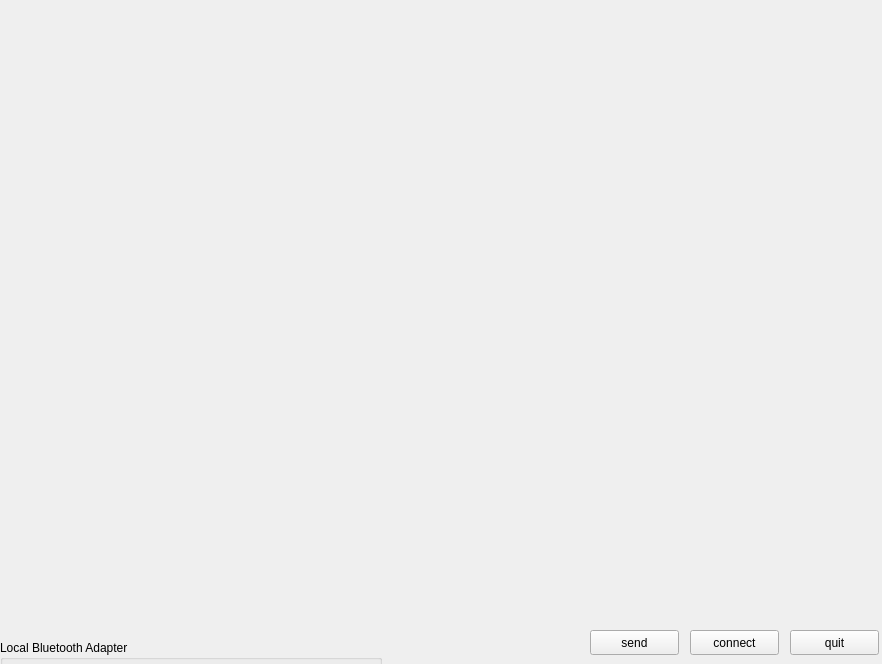
<?xml version="1.0" encoding="UTF-8"?>
<ui version="4.0">
 <class>MainWindow</class>
 <widget class="QMainWindow" name="MainWindow">
  <property name="geometry">
   <rect>
    <x>0</x>
    <y>0</y>
    <width>882</width>
    <height>664</height>
   </rect>
  </property>
  <property name="windowTitle">
   <string>MainWindow</string>
  </property>
  <widget class="QWidget" name="centralwidget">
   <widget class="QPushButton" name="quitButton">
    <property name="geometry">
     <rect>
      <x>790</x>
      <y>630</y>
      <width>89</width>
      <height>25</height>
     </rect>
    </property>
    <property name="text">
     <string>quit</string>
    </property>
   </widget>
   <widget class="QPushButton" name="connectButton">
    <property name="geometry">
     <rect>
      <x>690</x>
      <y>630</y>
      <width>89</width>
      <height>25</height>
     </rect>
    </property>
    <property name="text">
     <string>connect</string>
    </property>
   </widget>
   <widget class="QPushButton" name="sendButton">
    <property name="geometry">
     <rect>
      <x>590</x>
      <y>630</y>
      <width>89</width>
      <height>25</height>
     </rect>
    </property>
    <property name="text">
     <string>send</string>
    </property>
   </widget>
   <widget class="QGroupBox" name="localAdapterBox">
    <property name="geometry">
     <rect>
      <x>0</x>
      <y>640</y>
      <width>382</width>
      <height>67</height>
     </rect>
    </property>
    <property name="title">
     <string>Local Bluetooth Adapter</string>
    </property>
    <property name="checkable">
     <bool>false</bool>
    </property>
    <layout class="QHBoxLayout" name="horizontalLayout_3">
     <item>
      <widget class="QRadioButton" name="firstAdapter">
       <property name="text">
        <string>Default</string>
       </property>
      </widget>
     </item>
     <item>
      <widget class="QRadioButton" name="secondAdapter">
       <property name="text">
        <string/>
       </property>
      </widget>
     </item>
    </layout>
   </widget>
  </widget>
 </widget>
 <resources/>
 <connections/>
</ui>
